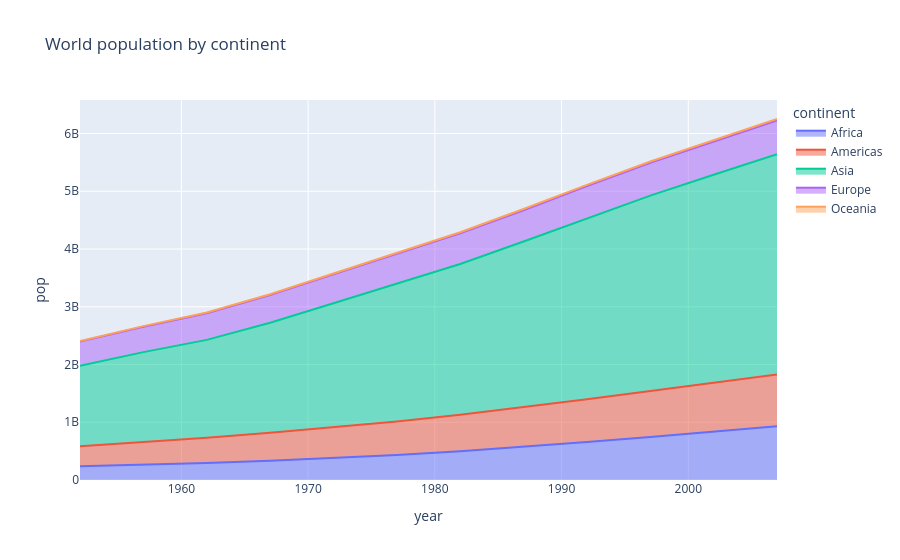

Notebook source saved alongside this figure:
### Markdown cell above
### Area: population stacked by continent

### Code cell
pop_t = df.groupby(['year', 'continent'])['pop'].sum().reset_index()
fig_area = px.area(pop_t, x='year', y='pop', color='continent', color_discrete_map=COLORS,
                   title='World population by continent')
fig_area.show()

### Figure 1 — Plotly figure (JSON) as saved in the notebook; plotly's stock layout.template omitted (floating-point values rounded to 4 significant figures)
{"data": [{"fillpattern": {"shape": ""}, "hovertemplate": "continent=Africa<br>year=%{x}<br>pop=%{y}<extra></extra>", "legendgroup": "Africa", "line": {"color": "#636EFA"}, "marker": {"symbol": "circle"}, "mode": "lines", "name": "Africa", "orientation": "v", "showlegend": true, "stackgroup": "1", "type": "scatter", "x": [1952, 1957, 1962, 1967, 1972, 1977, 1982, 1987, 1992, 1997, 2002, 2007], "xaxis": "x", "y": [237640501, 264837738, 296516865, 335289489, 379879541, 433061021, 499348587, 574834110, 659081517, 743832984, 833723916, 929539692], "yaxis": "y"}, {"fillpattern": {"shape": ""}, "hovertemplate": "continent=Americas<br>year=%{x}<br>pop=%{y}<extra></extra>", "legendgroup": "Americas", "line": {"color": "#EF553B"}, "marker": {"symbol": "circle"}, "mode": "lines", "name": "Americas", "orientation": "v", "showlegend": true, "stackgroup": "1", "type": "scatter", "x": [1952, 1957, 1962, 1967, 1972, 1977, 1982, 1987, 1992, 1997, 2002, 2007], "xaxis": "x", "y": [345152446, 386953916, 433270254, 480746623, 529384210, 578067699, 630290920, 682753971, 739274104, 796900410, 849772762, 898871184], "yaxis": "y"}, {"fillpattern": {"shape": ""}, "hovertemplate": "continent=Asia<br>year=%{x}<br>pop=%{y}<extra></extra>", "legendgroup": "Asia", "line": {"color": "#00CC96"}, "marker": {"symbol": "circle"}, "mode": "lines", "name": "Asia", "orientation": "v", "showlegend": true, "stackgroup": "1", "type": "scatter", "x": [1952, 1957, 1962, 1967, 1972, 1977, 1982, 1987, 1992, 1997, 2002, 2007], "xaxis": "x", "y": [1395357351, 1562780599, 1696357182, 1905662900, 2150972248, 2384513556, 2610135582, 2871220762, 3133292191, 3383285500, 3601802203, 3811953827], "yaxis": "y"}, {"fillpattern": {"shape": ""}, "hovertemplate": "continent=Europe<br>year=%{x}<br>pop=%{y}<extra></extra>", "legendgroup": "Europe", "line": {"color": "#AB63FA"}, "marker": {"symbol": "circle"}, "mode": "lines", "name": "Europe", "orientation": "v", "showlegend": true, "stackgroup": "1", "type": "scatter", "x": [1952, 1957, 1962, 1967, 1972, 1977, 1982, 1987, 1992, 1997, 2002, 2007], "xaxis": "x", "y": [418120846, 437890351, 460355155, 481178958, 500635059, 517164531, 531266901, 543094160, 558142797, 568944148, 578223869, 586098529], "yaxis": "y"}, {"fillpattern": {"shape": ""}, "hovertemplate": "continent=Oceania<br>year=%{x}<br>pop=%{y}<extra></extra>", "legendgroup": "Oceania", "line": {"color": "#FFA15A"}, "marker": {"symbol": "circle"}, "mode": "lines", "name": "Oceania", "orientation": "v", "showlegend": true, "stackgroup": "1", "type": "scatter", "x": [1952, 1957, 1962, 1967, 1972, 1977, 1982, 1987, 1992, 1997, 2002, 2007], "xaxis": "x", "y": [10686006, 11941976, 13283518, 14600414, 16106100, 17239000, 18394850, 19574415, 20919651, 22241430, 23454829, 24549947], "yaxis": "y"}], "layout": {"legend": {"title": {"text": "continent"}, "tracegroupgap": 0}, "title": {"text": "World population by continent"}, "xaxis": {"anchor": "y", "domain": [0.0, 1.0], "title": {"text": "year"}}, "yaxis": {"anchor": "x", "domain": [0.0, 1.0], "title": {"text": "pop"}}}}
